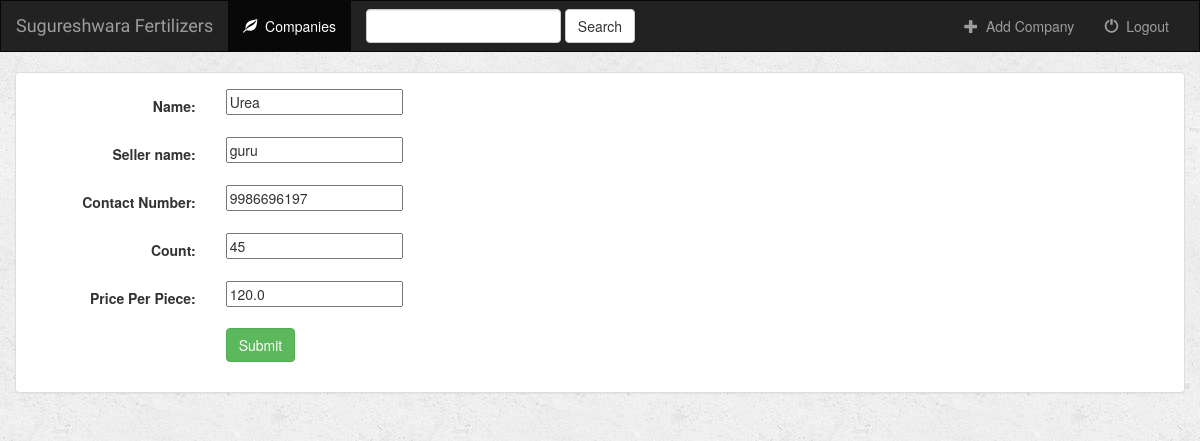
/fertilizers/Company/8/product/update/ (signed in), run on the app's committed database.
### fertilizers/models.py (models this page shows, shortened)
class Product(models.Model):
    company = models.ForeignKey(Company, null=True, on_delete=models.CASCADE)
    Name = models.CharField(max_length=100)#, primary_key=True)
    Seller_name = models.CharField(max_length=100)
    Contact_Number = models.CharField(max_length=13)
    Purchase_Date = models.DateField(("Date"), default=timezone.now())
    Count = models.IntegerField()
    Price_Per_Piece = models.FloatField()
    Total_Amount = models.PositiveIntegerField(default=0,  editable=False)

### fertilizers/views.py (the view, shortened to what this page needs)
# urls.py: url(r'^Company/(?P<pk>[0-9]+)/product/update/$', views.UpdateViewProduct.as_view(), name='Update-product'),
class UpdateViewProduct(UpdateView):
    model = Product
    parent_model = Company
    fields = ['Name', 'Seller_name', 'Contact_Number', 'Count', 'Price_Per_Piece',]

### fertilizers/templates/fertilizers/product_form.html (shortened to what this page needs)
{% extends 'fertilizers/base.html' %}
{% block body %}
<div class="container-fluid">
    <div class="row">
        <div class="col-sm-12 com-md-7">
            <div class="panel panel-default">
                <div class="panel-body">
                    <form class="form-horizontal" action="" method="post" enctype="multipart/form-data">
                        {% include 'fertilizers/form_template.html' %}
                        <div class="form-group">
                            <div class="col-sm-offset-2 col-sm-10">
                                <button type="submit" class="btn btn-success">Submit</button>
                            </div>
                        </div>
                    </form>
                </div>
            </div>
        </div>
    </div>
</div>
{% endblock %}

### fertilizers/templates/fertilizers/form_template.html (shortened to what this page needs)
{% for fields in form %}
    <div class="form-group">
        <div class="col-sm-offset-2 col-sm-10">
        </div>
        <label class="control-label col-sm-2">{{ fields.label_tag }}</label>
        <div class="col-sm-10">{{ fields }}</div>
    </div>
{% endfor %}

### fertilizers/static/fertilizers/style.css (style rules this page uses)
body { background: white url("images/background.png"); }

### data on the page
Product: form "Urea" "guru" "9986696197" "45" "120.0"

### other printed values
{{ fields.label_tag }} "Name:" "Seller name:" "Contact Number:" "Count:" "Price Per Piece:"
